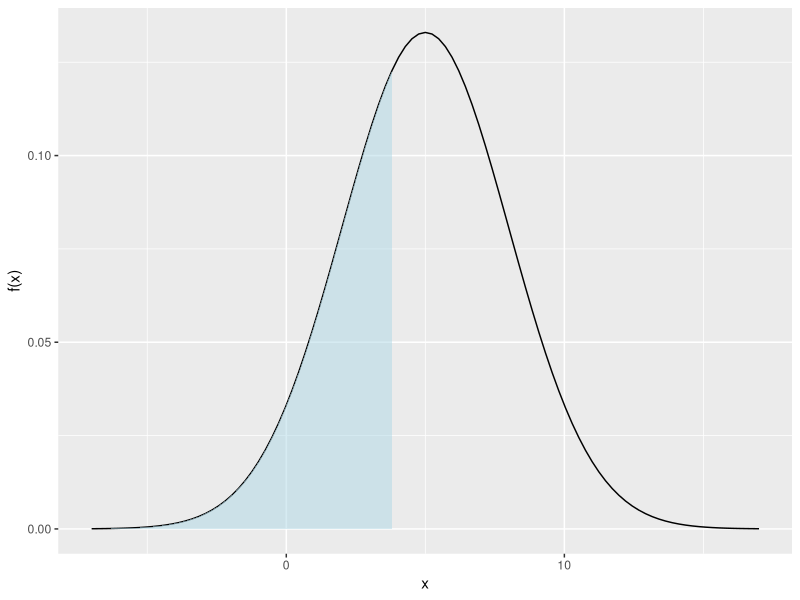
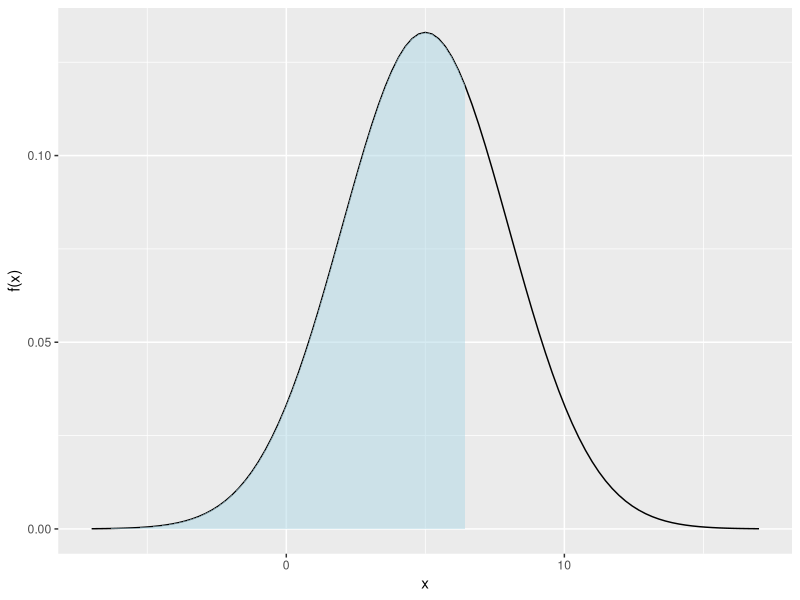
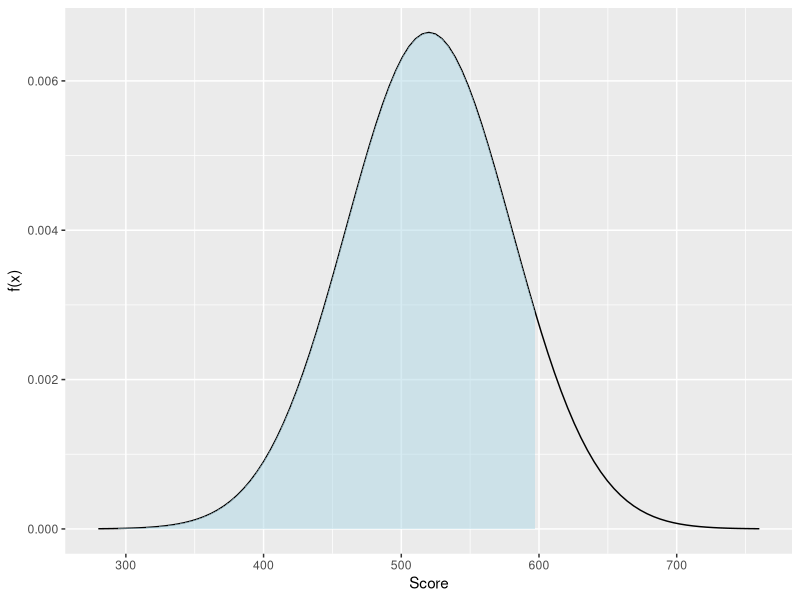
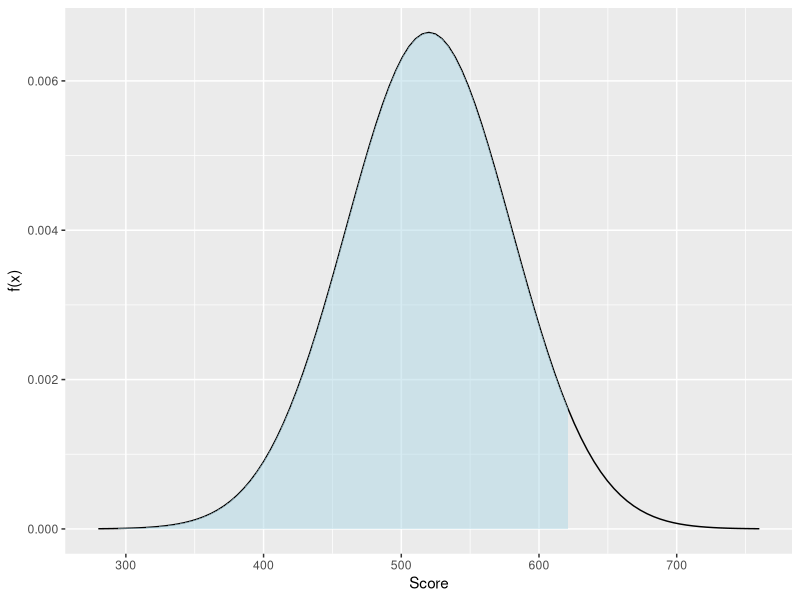
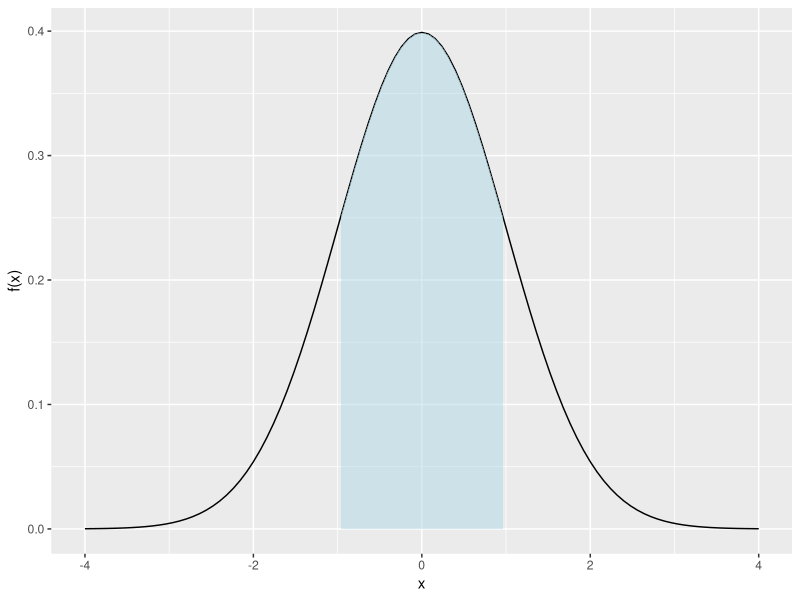
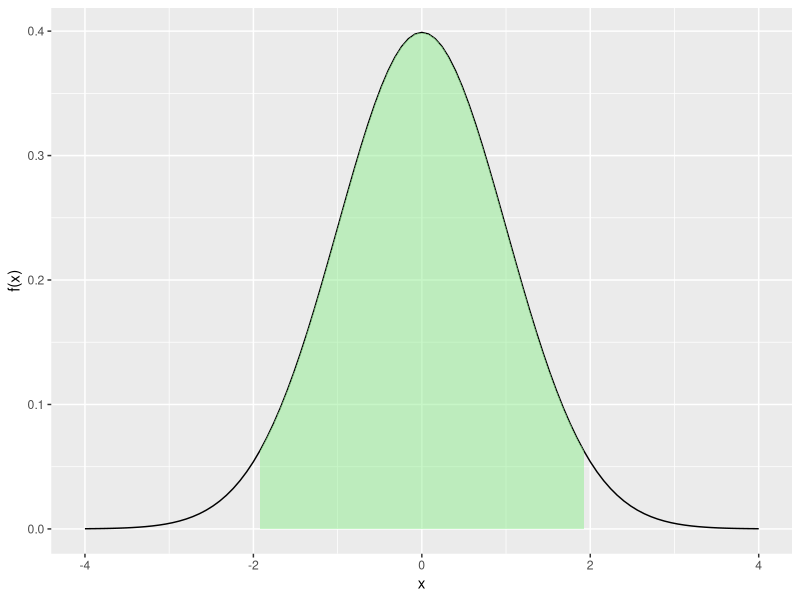
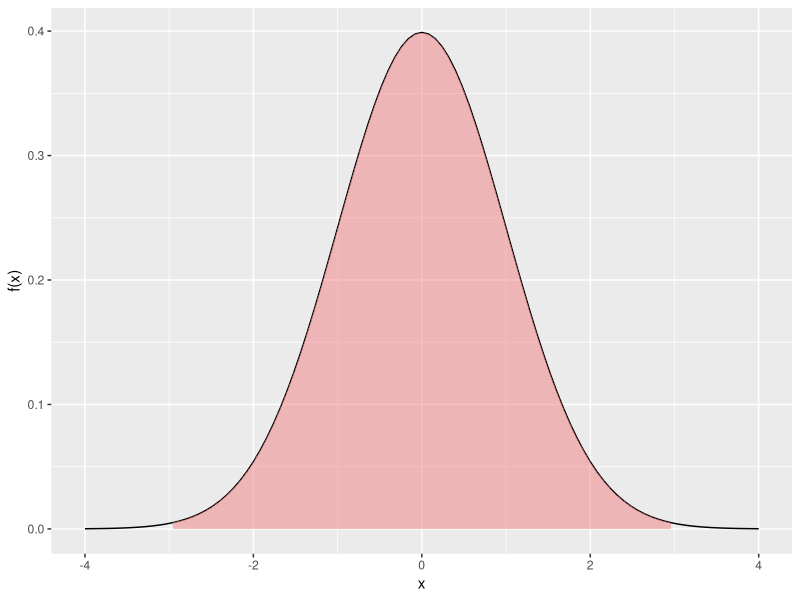
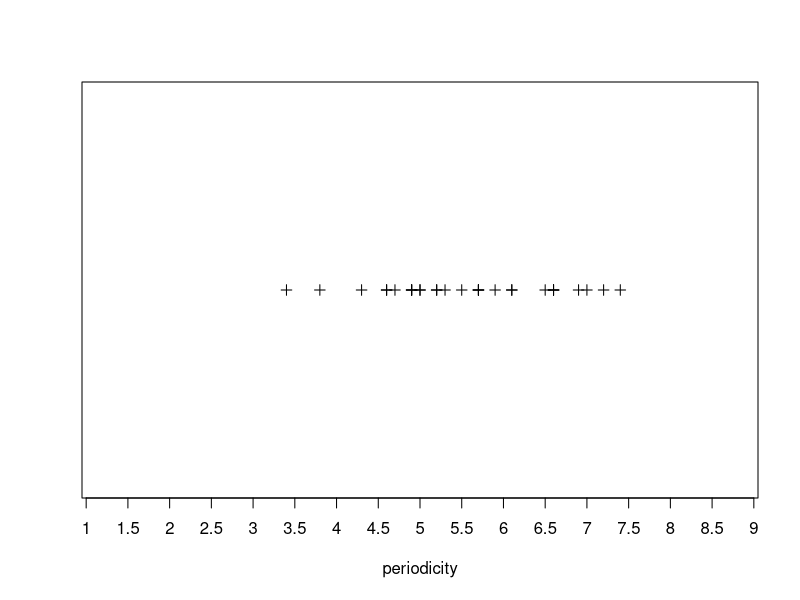

R code for these plots, in order:
## ---- chunk 1
#| echo: false
require(ggplot2)
## ---- chunk 2
#| echo: true
pnorm(1.8,0,1)
pnorm(1.89,0,1)
## ---- chunk 3
#| echo: false
x       = 4
mu      = 5
sigmaSq = 9
pnorm(x, mu, sqrt(sigmaSq))
## ---- chunk 4
#| echo: true
pnorm(4,5,3)
## ---- chunk 5
#| label: normalProbPlot
#| echo: false
#| warning: false
#| fig-asp: 1
#| out-width: "100%" 
x       = 4
mu      = 5
sigmaSq = 9
lab     = 'x'

funcShaded <- function(x, lower_bound) {
    y = dnorm(x, mean = mu, sd = sqrt(sigmaSq))
    y[x >= lower_bound] <- NA
    return(y)
}

xMin = mu - sqrt(sigmaSq)*4
xMax = mu + sqrt(sigmaSq)*4
ggplot(data.frame(x = c(xMin, xMax)), aes(x = x)) + 
    stat_function(fun = dnorm, args = list(mean = mu, sd = sqrt(sigmaSq))) + 
    stat_function(fun = funcShaded, args = list(lower_bound = x), 
                  geom = "area", fill = 'lightblue', alpha = .5) +
    scale_x_continuous(name = lab) + scale_y_continuous(name = "f(x)")
## ---- chunk 6
#| echo: true
qnorm(.7,5,3)
## ---- chunk 7
#| label: normalQuantilePlot
#| echo: false
#| fig-asp: 1
#| out-width: "100%" 
x   = qnorm(.7,mu,sqrt(sigmaSq))
lab = 'x' 

funcShaded <- function(x, lower_bound) {
    y = dnorm(x, mean = mu, sd = sqrt(sigmaSq))
    y[x >= lower_bound] <- NA
    return(y)
}

xMin = mu - sqrt(sigmaSq)*4
xMax = mu + sqrt(sigmaSq)*4
ggplot(data.frame(x = c(xMin, xMax)), aes(x = x)) + 
    stat_function(fun = dnorm, args = list(mean = mu, sd = sqrt(sigmaSq))) + 
    stat_function(fun = funcShaded, args = list(lower_bound = x), 
                  geom = "area", fill = 'lightblue', alpha = .5) +
    scale_x_continuous(name = lab) + scale_y_continuous(name = "f(x)")
## ---- chunk 8
#| echo: false
#| eval: true
qnorm( pnorm(3,5,3), 5, 3)
## ---- chunk 9
#| echo: false
#| eval: true
pnorm( qnorm(.2,5,3), 5, 3)
## ---- chunk 10
#| echo: true
pnorm(0,-3.2,sqrt(100))
## ---- chunk 11
#| echo: true
qnorm(.05,-3.2,sqrt(100))
## ---- chunk 12
#| echo: true
x       = 600
mu      = 520
sigmaSq = 3600
pnorm(x, mu, sqrt(sigmaSq))
## ---- chunk 13
#| label: SATprobabilityNoEcho
#| echo: false
#| fig-asp: 1
#| out-width: "120%" 
x       = 600
mu      = 520
sigmaSq = 3600

funcShaded <- function(x, lower_bound) {
    y = dnorm(x, mean = mu, sd = sqrt(sigmaSq))
    y[x >= lower_bound] <- NA
    return(y)
}

xMin = mu - sqrt(sigmaSq)*4
xMax = mu + sqrt(sigmaSq)*4
ggplot(data.frame(x = c(xMin, xMax)), aes(x = x)) + 
    stat_function(fun = dnorm, args = list(mean = mu, sd = sqrt(sigmaSq))) + 
    stat_function(fun = funcShaded, args = list(lower_bound = x), 
                  geom = "area", fill = 'lightblue', alpha = .5) +
    scale_x_continuous(name = "Score") + scale_y_continuous(name = "f(x)")
## ---- chunk 14
#| echo: true
prob    = .96
mu      = 520
sigmaSq = 3600
qnorm(prob, mu, sqrt(sigmaSq))
## ---- chunk 15
#| label: SATvalueNoEcho
#| echo: false
#| fig-asp: 1
#| out-width: "100%" 
x       = qnorm(prob, mu, sqrt(sigmaSq))
mu      = 520
sigmaSq = 3600

funcShaded <- function(x, lower_bound) {
    y = dnorm(x, mean = mu, sd = sqrt(sigmaSq))
    y[x >= lower_bound] <- NA
    return(y)
}

xMin = mu - sqrt(sigmaSq)*4
xMax = mu + sqrt(sigmaSq)*4
ggplot(data.frame(x = c(xMin, xMax)), aes(x = x)) + 
    stat_function(fun = dnorm, args = list(mean = mu, sd = sqrt(sigmaSq))) + 
    stat_function(fun = funcShaded, args = list(lower_bound = x), 
                  geom = "area", fill = 'lightblue', alpha = .5) +
    scale_x_continuous(name = "Score") + scale_y_continuous(name = "f(x)")
## ---- chunk 16
#| echo: true
mu      = 2.54*.875
sigmaSq = 2.54^2*.00005
pnorm(mu + .01, mu, sqrt(sigmaSq)) - 
    pnorm(mu - .01, mu, sqrt(sigmaSq))
## ---- chunk 17
#| echo: true
zScoreM = (9.63 - 9.85)/sqrt(.0057)
zScoreM
zScoreW = (10.61 - 10.83)/sqrt(.0049)
zScoreW
## ---- chunk 18
#| echo: true
x = zScoreW * sqrt(.0057) + 9.85
x
## ---- chunk 19
#| label: normalEmpRuleGeneral1
#| echo: false
#| fig-asp: 1
#| out-width: "110%"

mu      = 0
sigmaSq = 1
lab     = 'x' 

funcShaded <- function(x, lower_bound) {
    y = dnorm(x, mean = mu, sd = sqrt(sigmaSq))
    y[x >= lower_bound | x <= -lower_bound] <- NA
    return(y)
}

xMin = mu - sqrt(sigmaSq)*4
xMax = mu + sqrt(sigmaSq)*4
outPlot = ggplot(data.frame(x = c(xMin, xMax)), aes(x = x)) + 
    stat_function(fun = dnorm, args = list(mean = mu, sd = sqrt(sigmaSq))) + 
    stat_function(fun = funcShaded, args = list(lower_bound = 1), 
                  geom = "area", fill = 'lightblue', alpha = .5) +
    scale_x_continuous(name = lab) + scale_y_continuous(name = "f(x)")
outPlot
## ---- chunk 20
#| label: normalEmpRuleGeneral2
#| echo: false
#| fig-asp: 1
#| out-width: "110%"

outPlot = ggplot(data.frame(x = c(xMin, xMax)), aes(x = x)) + 
    stat_function(fun = dnorm, args = list(mean = mu, sd = sqrt(sigmaSq))) + 
stat_function(fun = funcShaded, args = list(lower_bound = 2), 
                  geom = "area", fill = 'lightgreen', alpha = .5)  +
    scale_x_continuous(name = lab) + scale_y_continuous(name = "f(x)")
outPlot
## ---- chunk 21
#| label: normalEmpRuleGeneral3
#| echo: false
#| fig-asp: 1
#| out-width: "110%"

outPlot = ggplot(data.frame(x = c(xMin, xMax)), aes(x = x)) + 
    stat_function(fun = dnorm, args = list(mean = mu, sd = sqrt(sigmaSq))) + 
stat_function(fun = funcShaded, args = list(lower_bound = 3), 
                  geom = "area", fill = 'lightcoral', alpha = .5)   +
    scale_x_continuous(name = lab) + scale_y_continuous(name = "f(x)")
outPlot
## ---- chunk 22
#| label: normalEmpRuleExample
#| echo: false
#| fig-asp: .3
#| out-width: "210%"
n     = 29
mu    = 5
sigma = mu/4

set.seed(4)
x = round(rnorm(n,mu,sigma),1)
## ---- chunk 23
#| label: normalEmpRuleExample2
#| echo: false
#| fig-asp: .3
#| out-width: "210%"

plot(x,rep(0,n),pch=3,xlab='periodicity',ylab='',xlim=c(mu-3*sigma,mu+3*sigma),yaxt='n',xaxt='n')
axis(1,at=seq(round(mu-3*sigma,0),round(mu+3*sigma,0),by=.5),
     labels=seq(round(mu-3*sigma,0),round(mu+3*sigma,0),by=.5)
     )

## ---- chunk 24
#| echo: true
x       = 600
mu      = 520
sigmaSq = 3600
pnorm(x, mu, sqrt(sigmaSq))
qnorm(.96, mu, sqrt(sigmaSq))
## ---- chunk 25
#| echo: true
1.751*sqrt(sigmaSq) + mu
